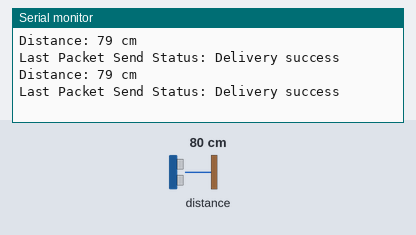
This program was run on a simulated ESP8266 (Wemos D1 mini). Parts: the last lines printed to the serial monitor. The test bench sets the inputs (shaded band); at power-on: distance to the obstacle 80 cm. The echo pulse lasts 58.3 µs per cm.

Above: at 10.8 s.
10.9 s: distance to the obstacle set to 2 cm
At 16.2 s:
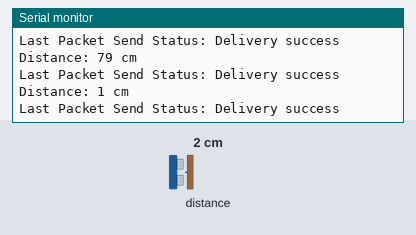
18.4 s: distance to the obstacle set to 4 cm
At 21.2 s:
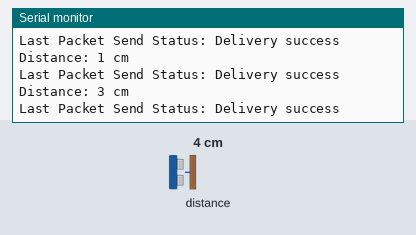
Timing chart, 0 to 22.7 s (numbered marks = the images above; inputs shaded):
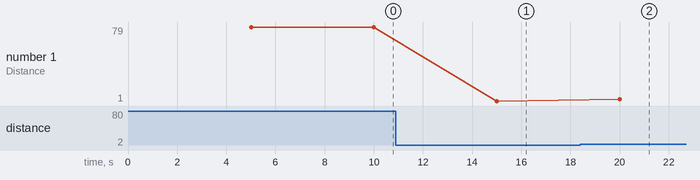

Measured:
- after the input at 10.9 s, the serial monitor: prints a new line after 4.1 s (image 1)
- after the input at 18.4 s, the serial monitor: prints a new line after 1.6 s (image 2)
- plotted number 1: 79 → 1 after the input at 10.9 s, 1 → 3 after the input at 18.4 s

The program:

main.cpp
```cpp
#include <ESP8266WiFi.h>
#include <espnow.h>
#include <Ticker.h>

// REPLACE WITH RECEIVER MAC Address
uint8_t broadcastAddress[] = {0x24, 0xD7, 0xEB, 0xC9, 0x23, 0x45};
const int triggerPin = D4;
const int echoPin = D3;

// Structure example to send data
// Must match the receiver structure
typedef struct struct_message
{
  char send_data[32];
} struct_message;

// Create a struct_message called myData
struct_message myData;

Ticker timer;

// Callback when data is sent
void OnDataSent(uint8_t *mac_addr, uint8_t sendStatus)
{
  Serial.print("Last Packet Send Status: ");
  if (sendStatus == 0)
  {
    Serial.println("Delivery success");
  }
  else
  {
    Serial.println("Delivery fail");
  }
}

void measureAndSendData()
{
  digitalWrite(triggerPin, LOW);
  delayMicroseconds(2);
  digitalWrite(triggerPin, HIGH);
  delayMicroseconds(10);
  digitalWrite(triggerPin, LOW);

  long duration = pulseIn(echoPin, HIGH);
  int distance = duration * 0.034 / 2;

  Serial.print("Distance: ");
  Serial.print(distance);
  Serial.println(" cm");

  // Set values to send
  char distance_str[8];
  snprintf(distance_str, sizeof(distance_str), "%d", distance);
  strcpy(myData.send_data, distance_str);

  // Send message via ESP-NOW
  esp_now_send(broadcastAddress, (uint8_t *)&myData, sizeof(myData));
}

void setup()
{
  // Init Serial Monitor
  Serial.begin(115200);
  pinMode(triggerPin, OUTPUT);
  pinMode(echoPin, INPUT);

  // Set device as a Wi-Fi Station
  WiFi.mode(WIFI_STA);

  // Init ESP-NOW
  if (esp_now_init() != 0)
  {
    Serial.println("Error initializing ESP-NOW");
    return;
  }

  // Once ESPNow is successfully Init, we will register for Send CB to
  // get the status of Trasnmitted packet
  esp_now_set_self_role(ESP_NOW_ROLE_CONTROLLER);
  esp_now_register_send_cb(OnDataSent);

  // Register peer
  esp_now_add_peer(broadcastAddress, ESP_NOW_ROLE_SLAVE, 1, NULL, 0);

  // Set up the task scheduler to run measureAndSendData every 5000 milliseconds
  timer.attach_ms(5000, measureAndSendData);
}

void loop()
{

}
```
